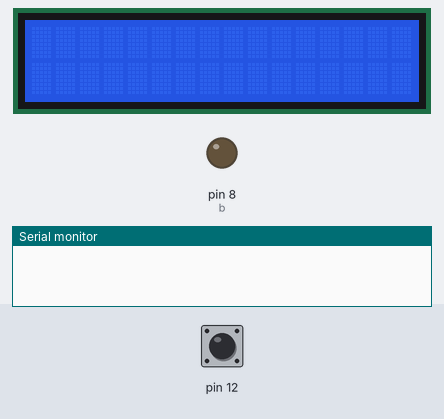
Bench run of a sketch on a simulated Arduino Uno, built with avr-gcc and run on an emulated ATmega328P. Parts: 16×2 character LCD, output pins drawn as LEDs (lit = HIGH), the last lines printed to the serial monitor. Dashed ring = blinking. The test bench sets the inputs (shaded band); at power-on: pin 12 HIGH.

Above: at 1.2 s.
1.3 s: pin 12 pulled LOW for 0.15 s
2.9 s: pin 12 pulled LOW for 3.2 s
At 6.5 s:
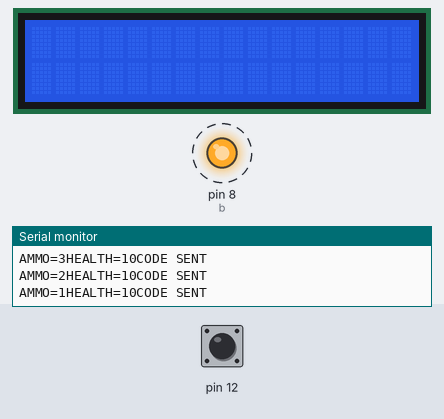
Timing chart, 0 to 10.1 s (numbered marks = the images above; inputs shaded):
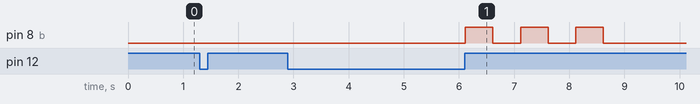

Measured:
- after the input at 2.9 s, pin 8 (b): alternates HIGH for 0.50 s and LOW for 0.50 s, 6 changes in all, then stays LOW, starting after 3.2 s

The sketch:

temp.ino
```cpp
#include <IRremote.h>
#include <LiquidCrystal.h>
IRsend irsend;
int button=12;
int b=8;
int a,h,i;
int recvPin = 7;  // CONNECT THE OUTPUT PIN OF THE IR RECIEVER TO THIS PIN
IRrecv irrecv(recvPin);
decode_results results;
const int rs = 10, en = 11, d4 = 4, d5 = 5, d6 = 6, d7 = 2;
LiquidCrystal lcd(rs, en, d4, d5, d6, d7);
void setup() {
  // put your setup code here, to run once:
a=50,h=10;
lcd.begin(16, 2);
pinMode(12,INPUT_PULLUP);
pinMode(b,OUTPUT);
irrecv.enableIRIn();
/* lcd.print("AMMO=");lcd.print(a);
  lcd.print("HEALTH=");lcd.print(h);*/
  Serial.print("AMMO=");Serial.print(a);
  Serial.print("HEALTH=");Serial.print(h);
Serial.begin(9600);
}

void loop() {

  // put your main code here, to run repeatedly:
if (digitalRead(12)== LOW)
{
  irsend.sendNEC(3899977530,32); //sends message in HEX
Serial.println("CODE SENT"); //prints on serial monitor
digitalWrite(LED_BUILTIN,HIGH);// built-in led glows
irrecv.enableIRIn();
a--;
if(a==0)
{
  for(i=0;i<3;i++)
  {
    digitalWrite(b,HIGH);
    delay(500);
    digitalWrite(b,LOW);
    delay(500);
  }
  //lcd.print("END GAME");
  Serial.println("END GAME");
}
else
{
  /*lcd.print("AMMO=");lcd.print(a);
  lcd.print("HEALTH=");lcd.print(h);*/
  Serial.print("AMMO=");Serial.print(a);
  Serial.print("HEALTH=");Serial.print(h);
}
}
else
{
  if(irrecv.decode(&results))
{
  Serial.println(results.value,HEX);
  irrecv.resume();
  digitalWrite(LED_BUILTIN,HIGH);
   h--;
  if(h==0)
{
  digitalWrite(b,HIGH);
  //lcd.print("END GAME");
   Serial.println("END GAME");

}
else
{
 /* lcd.print("AMMO=");lcd.print(a);
  lcd.print("HEALTH=");lcd.print(h);*/
   Serial.print("AMMO=");Serial.print(a);
  Serial.print("HEALTH=");Serial.print(h);

}
}
  digitalWrite(LED_BUILTIN,LOW);
}

}
```
